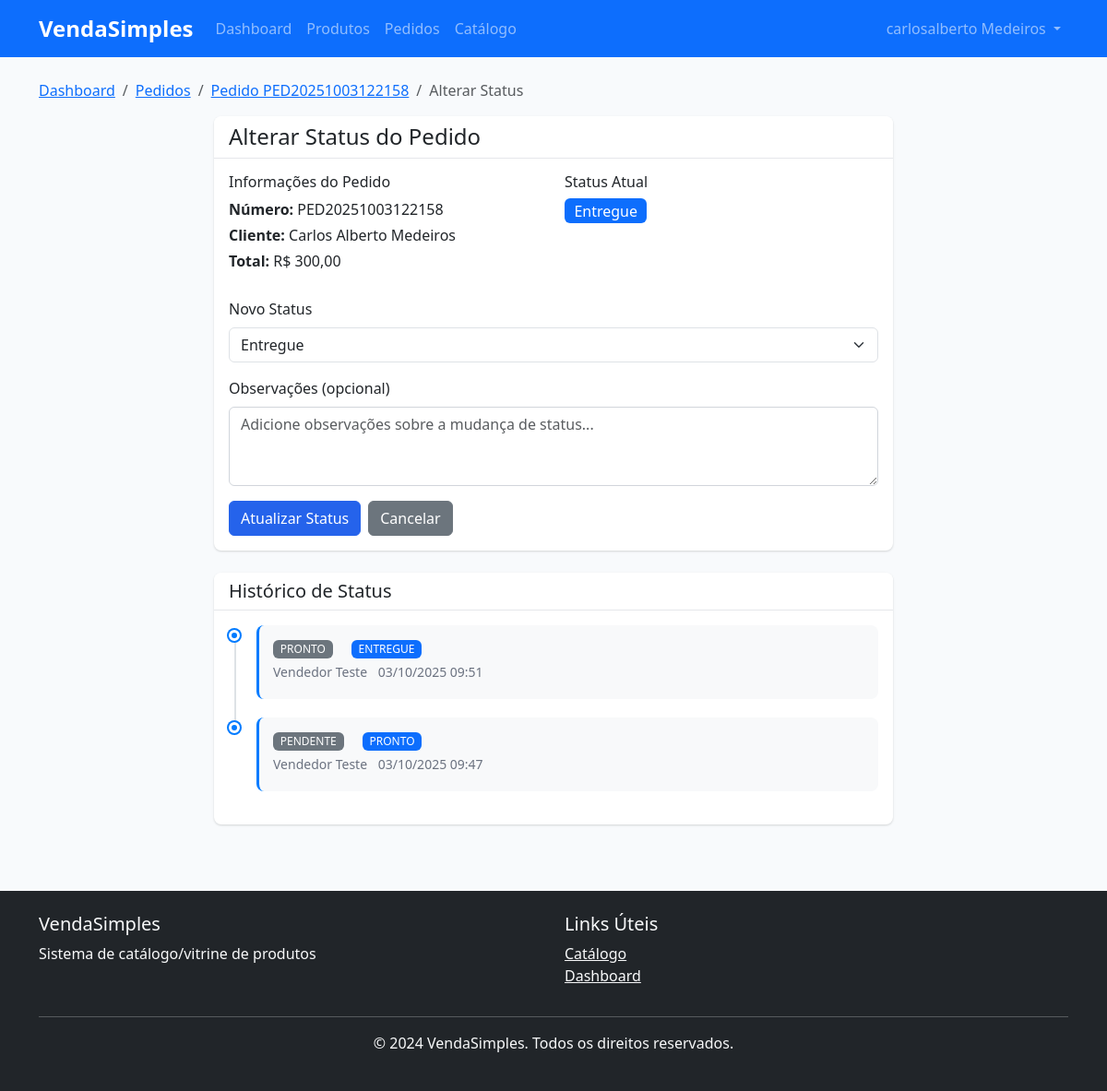
/pedidos/3/status/ (signed in), run on the app's committed database.
### apps/authentication/models.py (models this page shows, shortened)
class User(AbstractBaseUser, PermissionsMixin, TimeStampedModel, SoftDeleteModel):
    email = models.EmailField(
        unique=True,
        db_index=True,
        verbose_name='E-mail'
    )
    first_name = models.CharField(
        max_length=150,
        verbose_name='Nome'
    )
    last_name = models.CharField(
        max_length=150,
        verbose_name='Sobrenome'
    )
    role = models.CharField(
        max_length=20,
        choices=UserRole.choices,
        db_index=True,
        verbose_name='Função'
    )
    is_staff = models.BooleanField(
        default=False,
        verbose_name='Acesso ao Admin'
    )
    is_verified = models.BooleanField(
        default=False,
        db_index=True,
        verbose_name='E-mail Verificado'
    )
    phone = models.CharField(
        max_length=20,
        blank=True,
        null=True,
        validators=[validate_phone],
        verbose_name='Telefone'
    )
    USERNAME_FIELD = 'email'
    REQUIRED_FIELDS = ['first_name', 'last_name', 'role']
    objects = UserManager()
    class Meta:
        db_table = 'users'
        verbose_name = 'Usuário'
        verbose_name_plural = 'Usuários'
        indexes = [
            models.Index(fields=['email', 'role']),
            models.Index(fields=['is_active', 'role']),
            models.Index(fields=['is_verified', 'is_active']),
        ]
    def get_full_name(self):
        return f"{self.first_name} {self.last_name}".strip()
    def can_view_pedido(self, pedido):
        if self.role == UserRole.SUPERUSER:
            return True
        if self.role == UserRole.VENDEDOR:
            return pedido.vendedor == self
        if self.role == UserRole.EMPRESA:
            return pedido.vendedor.profile.empresa.user == self
        return False

### apps/pedidos/models.py (models this page shows, shortened)
class Pedido(TimeStampedModel, SoftDeleteModel):
    numero = models.CharField(
        max_length=20,
        unique=True,
        db_index=True,
        verbose_name='Número do Pedido'
    )
    vendedor = models.ForeignKey(
        'authentication.User',
        on_delete=models.PROTECT,
        related_name='pedidos_vendedor',
        verbose_name='Vendedor'
    )
    cliente_usuario = models.ForeignKey(
        'authentication.User',
        on_delete=models.SET_NULL,
        null=True,
        blank=True,
        related_name='pedidos_cliente',
        verbose_name='Cliente (Usuário)'
    )
    cliente_nome = models.CharField(
        max_length=255,
        verbose_name='Nome do Cliente'
    )
    cliente_telefone = models.CharField(
        max_length=20,
        verbose_name='Telefone do Cliente'
    )
    cliente_email = models.EmailField(
        blank=True,
        verbose_name='E-mail do Cliente'
    )
    cliente_cpf = models.CharField(
        max_length=14,
        blank=True,
        verbose_name='CPF do Cliente'
    )
    endereco_cep = models.CharField(
        max_length=9,
        verbose_name='CEP'
    )
    endereco_logradouro = models.CharField(
        max_length=255,
        verbose_name='Logradouro'
    )
    endereco_numero = models.CharField(
        max_length=20,
        verbose_name='Número'
    )
    endereco_complemento = models.CharField(
        max_length=100,
        blank=True,
        verbose_name='Complemento'
    )
    endereco_bairro = models.CharField(
        max_length=100,
        verbose_name='Bairro'
    )
    endereco_cidade = models.CharField(
        max_length=100,
        verbose_name='Cidade'
    )
    endereco_estado = models.CharField(
        max_length=2,
        verbose_name='Estado'
    )
    status = models.CharField(
        max_length=20,
        choices=StatusPedido.choices,
        default=StatusPedido.PENDENTE,
        db_index=True,
        verbose_name='Status'
    )
    subtotal = models.DecimalField(
        max_digits=10,
        decimal_places=2,
        validators=[MinValueValidator(0)],
        verbose_name='Subtotal'
    )
    desconto = models.DecimalField(
        max_digits=10,
        decimal_places=2,
        default=0,
        validators=[MinValueValidator(0)],
        verbose_name='Desconto'
    )
    frete = models.DecimalField(
        max_digits=10,
        decimal_places=2,
        default=0,
        validators=[MinValueValidator(0)],
        verbose_name='Frete'
    )
    total = models.DecimalField(
        max_digits=10,
        decimal_places=2,
        validators=[MinValueValidator(0)],
        verbose_name='Total'
    )
    observacoes = models.TextField(
        blank=True,
        verbose_name='Observações'
    )
    observacoes_internas = models.TextField(
        blank=True,
        verbose_name='Observações Internas'
    )
    data_entrega_prevista = models.DateTimeField(
        null=True,
        blank=True,
        verbose_name='Data de Entrega Prevista'
    )
    data_entrega_realizada = models.DateTimeField(
        null=True,
        blank=True,
        verbose_name='Data de Entrega Realizada'
    )
    objects = models.Manager()
    active_objects = ActiveSoftDeleteManager()
    class Meta:
        db_table = 'pedidos'
        verbose_name = 'Pedido'
        verbose_name_plural = 'Pedidos'
        ordering = ['-created_at']
        indexes = [
            models.Index(fields=['vendedor', 'status']),
            models.Index(fields=['status', 'created_at']),
            models.Index(fields=['numero']),
        ]

class StatusHistorico(TimeStampedModel):
    pedido = models.ForeignKey(
        Pedido,
        on_delete=models.CASCADE,
        related_name='historico_status',
        verbose_name='Pedido'
    )
    status_anterior = models.CharField(
        max_length=20,
        choices=StatusPedido.choices,
        verbose_name='Status Anterior'
    )
    status_novo = models.CharField(
        max_length=20,
        choices=StatusPedido.choices,
        verbose_name='Status Novo'
    )
    usuario = models.ForeignKey(
        'authentication.User',
        on_delete=models.SET_NULL,
        null=True,
        verbose_name='Usuário'
    )
    observacoes = models.TextField(
        blank=True,
        verbose_name='Observações'
    )
    class Meta:
        db_table = 'status_historico'
        verbose_name = 'Histórico de Status'
        verbose_name_plural = 'Históricos de Status'
        ordering = ['-created_at']

### apps/pedidos/views.py (the view, shortened to what this page needs)
# urls.py: path("<int:pk>/status/", views.pedido_status_update, name="status_update"),
@login_required
def pedido_status_update(request, pk):
    pedido = get_object_or_404(Pedido, pk=pk)
    if not request.user.can_view_pedido(pedido):
        messages.error(request, "Você não tem permissão para atualizar este pedido.")
        return redirect("pedidos:list")
    context = {
        "pedido": pedido,
        "status_choices": StatusPedido.choices,
    }
    return render(request, "pedidos/status_update.html", context)

### apps/carrinho/context_processors.py (called while the page is built)
def carrinho(request):
    return {
        'carrinho': Cart(request)
    }

### apps/configuracoes/context_processors.py (called while the page is built)
def configuracoes_site(request):
    return {
        'site_name': 'VendaSimples',
        'site_description': 'Sistema de catálogo/vitrine de produtos',
    }

### templates/pedidos/status_update.html (shortened to what this page needs)
{% extends 'base/base.html' %}
{% block content %}
<div class="container py-4">
  <nav aria-label="breadcrumb">
    <ol class="breadcrumb">
      <li class="breadcrumb-item"><a href="{% url 'dashboard:home' %}">Dashboard</a></li>
      <li class="breadcrumb-item"><a href="{% url 'pedidos:list' %}">Pedidos</a></li>
      <li class="breadcrumb-item"><a href="{% url 'pedidos:detail' pedido.pk %}">Pedido {{ pedido.numero }}</a></li>
      <li class="breadcrumb-item active" aria-current="page">Alterar Status</li>
    </ol>
  </nav>
  <div class="row justify-content-center">
    <div class="col-lg-8">
      <div class="card">
        <div class="card-header">
          <h4 class="mb-0">Alterar Status do Pedido</h4>
        </div>
        <div class="card-body">
          <div class="row mb-4">
            <div class="col-md-6">
              <h6>Informações do Pedido</h6>
              <p class="mb-1"><strong>Número:</strong> {{ pedido.numero }}</p>
              <p class="mb-1"><strong>Cliente:</strong> {{ pedido.cliente_nome }}</p>
              <p class="mb-1"><strong>Total:</strong> R$ {{ pedido.total|floatformat:2 }}</p>
            </div>
            <div class="col-md-6">
              <h6>Status Atual</h6>
              <span class="badge bg-primary fs-6">{{ pedido.get_status_display }}</span>
            </div>
          </div>
          <form method="post" id="statusForm">
            <div class="mb-3">
              <label for="status" class="form-label">Novo Status</label>
              <select class="form-select" id="status" name="status" required>
                {% for value, label in status_choices %}
                  <option value="{{ value }}" {% if value == pedido.status %}selected{% endif %}>
                    {{ label }}
                  </option>
                {% endfor %}
              </select>
            </div>
            <div class="mb-3">
              <label for="observacoes" class="form-label">Observações (opcional)</label>
              <textarea
                class="form-control"
                id="observacoes"
                name="observacoes"
                rows="3"
                placeholder="Adicione observações sobre a mudança de status..."
              ></textarea>
            </div>
            <div class="d-flex gap-2">
              <button type="submit" class="btn btn-primary" onclick="return confirmarAlteracao()">
                 Atualizar Status
              </button>
              <a href="{% url 'pedidos:detail' pedido.pk %}" class="btn btn-secondary">
                 Cancelar
              </a>
            </div>
          </form>
        </div>
      </div>
      <div class="card mt-4">
        <div class="card-header">
          <h5 class="mb-0">Histórico de Status</h5>
        </div>
        <div class="card-body">
          {% if pedido.historico_status.all %}
            <div class="timeline">
              {% for historico in pedido.historico_status.all %}
                <div class="timeline-item">
                  <div class="timeline-marker"></div>
                  <div class="timeline-content">
                    <div class="d-flex justify-content-between align-items-start">
                      <div>
                        <h6 class="mb-1">
                          <span class="badge bg-secondary">{{ historico.status_anterior }}</span>
                          <span class="badge bg-primary">{{ historico.status_novo }}</span>
                        </h6>
                        <p class="mb-1 text-muted small">
                           {{ historico.usuario.get_full_name|default:"Sistema" }}
                           {{ historico.created_at|date:"d/m/Y H:i" }}
                        </p>
                      </div>
                    </div>
                  </div>
                </div>
              {% endfor %}
            </div>
          {% else %}
            <p class="text-muted text-center py-3">Nenhum histórico de alterações encontrado.</p>
          {% endif %}
        </div>
      </div>
    </div>
  </div>
</div>
{% endblock %}

### templates/base/navbar.html (shortened to what this page needs)
<nav class="navbar navbar-expand-lg navbar-dark bg-primary">
    <div class="container">
        <a class="navbar-brand" href="{% url 'dashboard:home' %}">
            <strong>VendaSimples</strong>
        </a>
        <div class="collapse navbar-collapse" id="navbarNav">
            <ul class="navbar-nav me-auto">
                {% if user.is_authenticated %}
                    <li class="nav-item">
                        <a class="nav-link" href="{% url 'dashboard:home' %}">Dashboard</a>
                    </li>
                    {% if user.role == 'SUPER' or user.role == 'EMPRESA' or user.role == 'VENDEDOR' %}
                        <li class="nav-item">
                            <a class="nav-link" href="{% url 'produtos:list' %}">Produtos</a>
                        </li>
                        <li class="nav-item">
                            <a class="nav-link" href="{% url 'pedidos:list' %}">Pedidos</a>
                        </li>
                    {% endif %}
                    <li class="nav-item">
                        <a class="nav-link" href="{% url 'catalogo:list' %}">Catálogo</a>
                    </li>
                {% endif %}
            </ul>
            <ul class="navbar-nav">
                {% if user.is_authenticated %}
                    <li class="nav-item dropdown">
                        <a class="nav-link dropdown-toggle" href="#" role="button" data-bs-toggle="dropdown">
                            {{ user.get_full_name }}
                        </a>
                    </li>
                {% endif %}
            </ul>
        </div>
    </div>
</nav>

### static/css/style.css (style rules this page uses)
:root { --primary-color: #2563eb; --secondary-color: #64748b; --success-color: #10b981; --warning-color: #f59e0b; --danger-color: #ef4444; --info-color: #06b6d4; }
body { font-family: 'Segoe UI', Tahoma, Geneva, Verdana, sans-serif; background-color: #f8fafc; }
.navbar-brand { font-weight: bold; font-size: 1.5rem; }
.card { border: none; border-radius: 0.5rem; box-shadow: 0 1px 3px 0 rgba(0, 0, 0, 0.1), 0 1px 2px 0 rgba(0, 0, 0, 0.06); }
.card-header { background-color: #ffffff; border-bottom: 1px solid #e5e7eb; border-radius: 0.5rem 0.5rem 0 0 !important; }
.btn { border-radius: 0.375rem; font-weight: 500; }
.btn-primary { background-color: var(--primary-color); border-color: var(--primary-color); }
.form-control { border-radius: 0.375rem; border: 1px solid #d1d5db; }
.badge { font-size: 0.75rem; font-weight: 500; }
.text-muted { color: #6b7280 !important; }

### templates/pedidos/status_update.html (style rules this page uses)
.timeline { position: relative; padding-left: 30px; }
.timeline-item { position: relative; margin-bottom: 20px; }
.timeline-marker { position: absolute; left: -30px; top: 5px; width: 12px; height: 12px; background-color: #007bff; border-radius: 50%; border: 3px solid #fff; box-shadow: 0 0 0 2px #007bff; }
.timeline-content { background: #f8f9fa; padding: 15px; border-radius: 8px; border-left: 3px solid #007bff; }
.timeline-item:not(:last-child)::before { content: ''; position: absolute; left: -24px; top: 17px; width: 2px; height: calc(100% + 20px); background-color: #dee2e6; }

### data on the page
User: get_full_name "carlosalberto Medeiros"
Pedido: numero "PED20251003122158", cliente_nome "Carlos Alberto Medeiros", total "300,00", status "Entregue"
StatusHistorico: status_anterior "PRONTO", status_novo "ENTREGUE", usuario.get_full_name "Vendedor Teste", created_at "03/10/2025 09:51"
StatusHistorico: status_anterior "PENDENTE", status_novo "PRONTO", usuario.get_full_name "Vendedor Teste", created_at "03/10/2025 09:47"
